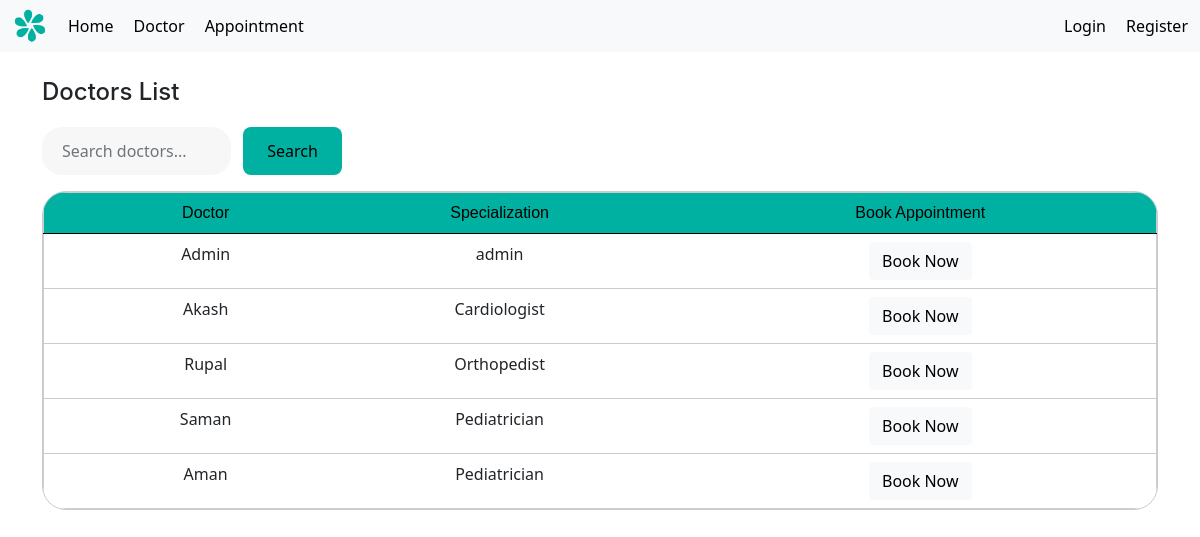
/doctor_list, run on the app's committed database.
### models.py (models this page shows, shortened)
class doctor(UserMixin, db.Model):
    id = db.Column(db.Integer, primary_key=True)
    username = db.Column(db.String(100), unique=True, nullable=False)
    password = db.Column(db.String(200), nullable=False)
    name = db.Column(db.String(100), nullable=False)
    specialization = db.Column(db.String(100), nullable=False)
    availability = db.Column(db.Date, nullable=True)
    timeSlots = db.relationship('timeSlot', back_populates='doctor', lazy=True)
    appointments = db.relationship('appointment', back_populates='doctor', lazy=True)
    is_admin = db.Column(db.Boolean, default=False)
    is_doctor = db.Column(db.Boolean, default=True)

### app.py (the view)
@app.route('/doctor_list', methods=['GET', 'POST'])
def Doctor():
        q = request.args.get("q", "")  # get search text, default empty
        if q:
            doctors = doctor.query.filter(
                (doctor.name.ilike(f"%{q}%")) |
                (doctor.specialization.ilike(f"%{q}%"))
            ).all()
        else:
            doctors = doctor.query.all()
        return render_template('doctor.html', doctors=doctors, q=q)

### app.py (called while the page is built)
@app.context_processor
def inject_user():
    return dict(current_user=current_user, request = request)

### templates/doctor.html (shortened to what this page needs)
{% extends 'layout.html' %}
{% block content %}
<h1 style="margin-bottom: 20px;">Doctors List</h1>
<form method="GET" class="mb-3" style="display:flex; gap:12px; width: 300px;">
    <input type="text" name="q"
           class="form-control"
           placeholder="Search doctors..."
           value="{{ q }}">
    <button class="btn btn-primary">Search</button>
</form>
<div class="flex-column mx-auto gap-16p" style = "align-items: center; display: flex">
<div style=" border: 1px solid #ccc; border-radius: 24px; width: 100%; overflow: clip;">
<table class="table" style="text-align: center; padding: 20px; border: 1px solid #ccc; margin-bottom: 0px;">
  <thead class="thead-darky">
    <tr>
        <th scope="col"></th>
        <th scope="col">Doctor</th>
        <th scope="col">Specialization</th>
        <th scope="col"> Book Appointment</th>
    </tr>
  </thead>
  <tbody>
      {% for d in doctors %}
      <tr class="table-row-link">
          <td><a href="{{ url_for('doctor_profile', doctor_id=d.id) }}"></a></td>
          <td><a href="{{ url_for('doctor_profile', doctor_id=d.id) }}">{{ d.name }}</a></td>
          <td><a href="{{ url_for('doctor_profile', doctor_id=d.id) }}">{{ d.specialization }}</a></td>
          <td>
              {% if not current_user.is_doctor and not current_user.is_admin %}
              <a href="{{ url_for('doctor_profile', doctor_id=d.id) }}">
                  <button type="button" class="btn-light btn">Book Now</button>
              </a>
              {% else %}
              N/A
              {% endif %}
      </tr>
      {% endfor %}
  </tbody>
</table>
</div>
</div>
{% endblock %}

### static/styles.css (style rules this page uses)
.thead-darky { background-color: #00B0A0; color: black; font-weight: 400; border-style: none; font-family: 'Arial', sans-serif; }
table { text-align: center; }
.thead-darky th { font-weight: 400; font-size: 16px; }
form .btn-primary { background-color: #00B0A0; border-radius: 8px; border-color: transparent; width: 50%; color: black; }
.flex-column { display: flex; flex-direction: column; }
.gap-16p { gap: 16px !important; }
h1, h2, h3, h4, h5, h6 { font-family: "inter", sans-serif; }
h1 { font-size: 24px !important; font-weight: 700; }
form .form-control { border-radius: 20px; border: transparent; padding-left: 20px; padding-top: 12px; padding-bottom: 12px; background-color: #F7F7F7; }
.table-row-link a { text-decoration: none !important; color: inherit !important; }

### data on the page
doctor: name "Admin", specialization "admin"
doctor: name "Akash", specialization "Cardiologist"
doctor: name "Rupal", specialization "Orthopedist"
doctor: name "Saman", specialization "Pediatrician"
doctor: name "Aman", specialization "Pediatrician"
